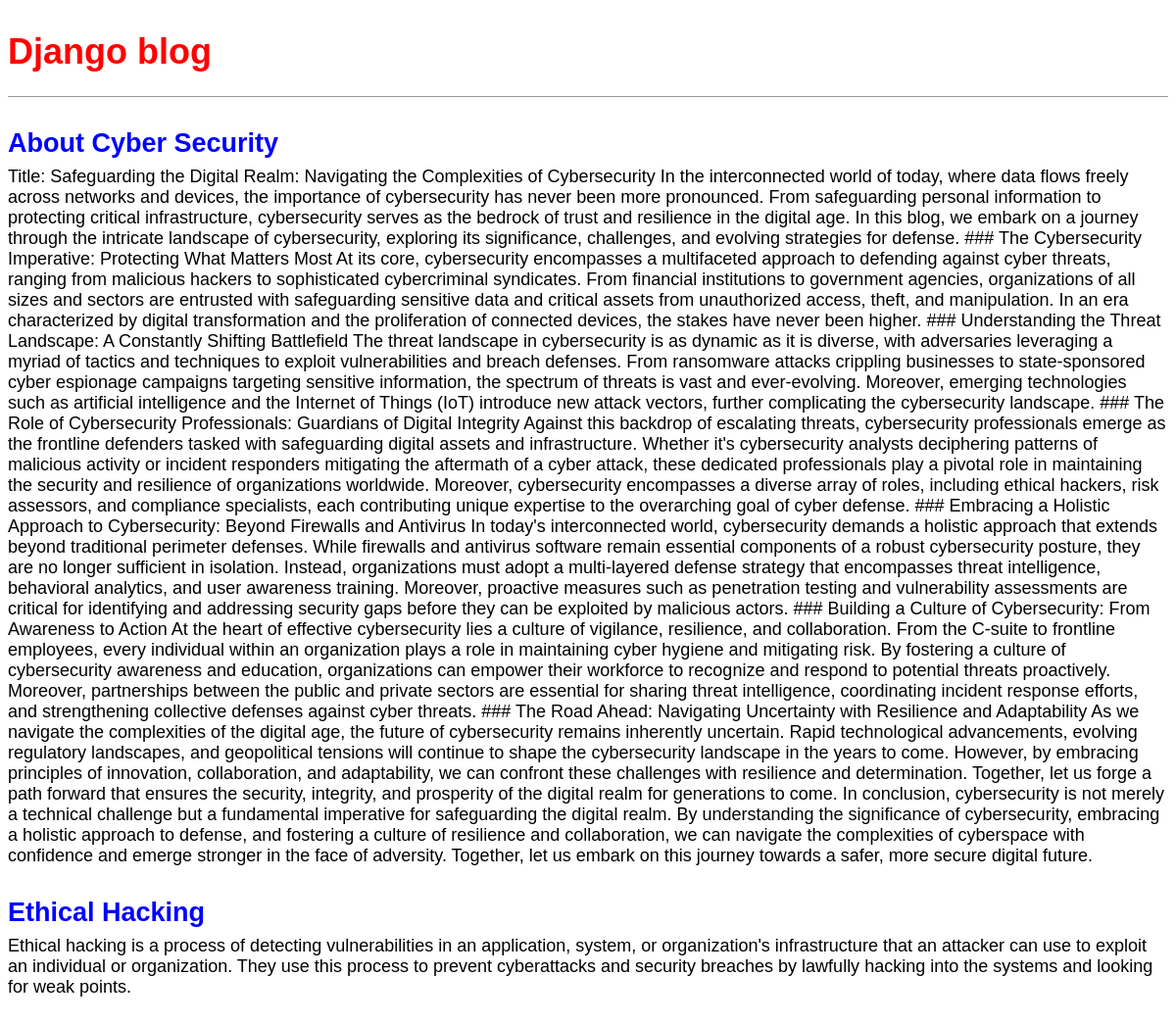
The page / on the database its author committed.
### blog/models.py (models this page shows, shortened)
class Post(models.Model):
 title = models.CharField(max_length=200)
 author = models.ForeignKey(
     "auth.User",
     on_delete=models.CASCADE,
     ) # new
 body = models.TextField()
 def get_absolute_url(self): # new
  return reverse("post_detail", kwargs={"pk": self.pk})

### blog/views.py (the view)
# urls.py: path("", BlogListView.as_view(), name="home"),
class BlogListView(ListView):
    model = Post
    template_name = "home.html"

### templates/home.html (shortened to what this page needs)
{% extends "base.html" %}
{% block content %}
{% for post in post_list %}
<div class="post-entry">
    <h2><a href="{{ post.get_absolute_url }}">{{ post.title }}</a></h2>
 <p>{{ post.body }}</p>
</div>
{% endfor %}
{% endblock content %}

### templates/base.html (shortened to what this page needs)
{% load static %}
<html>
<head>
<link rel="stylesheet" href="{% static 'css/base.css' %}">
<body>
 <header>
 <h1><a href="{% url 'home' %}">Django blog</a></h1>
 </header>
 <div>
 {% block content %}
 {% endblock content %}
 </div>
</body>
</html>

### static/css/base.css (style rules this page uses)
body { font-family: 'Source Sans Pro', sans-serif; font-size: 18px; }
header { border-bottom: 1px solid #999; margin-bottom: 2rem; display: flex; }
header h1 a { color: red; text-decoration: none; }
.post-entry { margin-bottom: 2rem; }
.post-entry h2 { margin: 0.5rem 0; }
.post-entry h2 a, .post-entry h2 a:visited { color: blue; text-decoration: none; }
.post-entry p { margin: 0; font-weight: 400; }

### rows shown on the page
Post: title "About Cyber Security", body "Title: Safeguarding the Digital Realm: Navigating the Complexities of Cybersecurity In the interconnected world of today, where data flows freely across networks and devices, the importance of cybersecurity has never been more pronounced. From safeguarding personal information to protecting critical infrastructure, cybersecurity serves as the bedrock of trust and resilience in the digital age. In this blog, we embark on a journey through the intricate landscape of cybersecurity, exploring its significance, challenges, and evolving strategies for defense. ### The Cybersecurity Imperative: Protecting What Matters Most At its core, cybersecurity encompasses a multifaceted approach to defending…"
Post: title "Ethical Hacking", body "Ethical hacking is a process of detecting vulnerabilities in an application, system, or organization's infrastructure that an attacker can use to exploit an individual or organization. They use this process to prevent cyberattacks and security breaches by lawfully hacking into the systems and looking for weak points."
